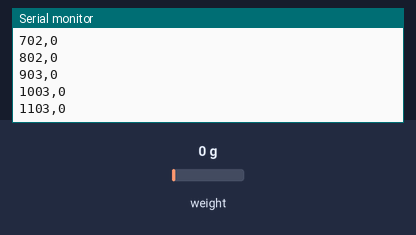
A sketch run on a simulated Arduino Uno, built with avr-gcc and run on an emulated ATmega328P. Parts: the last lines printed to the serial monitor. Inputs (shaded band) come from the test bench; at power-on: weight on the scale 0 g.

Above: at 1.2 s.
1.3 s: weight on the scale set to 100 g
At 1.32 s:
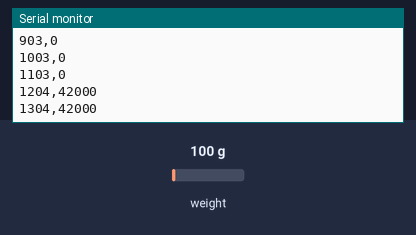
2.8 s: weight on the scale set to 1250 g
At 2.83 s:
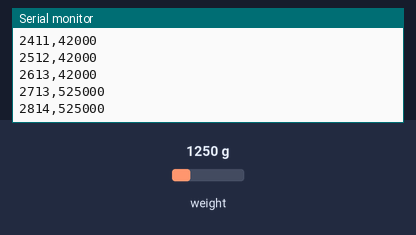
Timing chart, 0 to 5.8 s (numbered marks = the images above; inputs shaded):
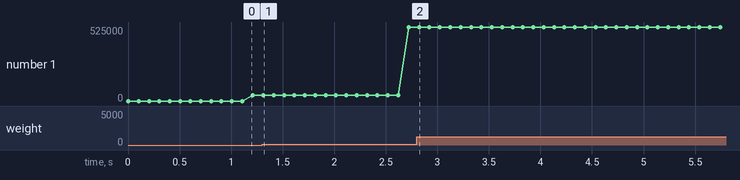

The sketch:

loadcell_adc_sketch.ino
```cpp
#include "HX711.h"

HX711 scale;
const int dtPin = 3;
const int sckPin = 2;

void setup() {
  Serial.begin(9600);
  scale.begin(dtPin, sckPin);
}
void loop() {
  if (scale.is_ready()) {
    Serial.print(millis());
    Serial.print(",");
    Serial.println(scale.read()); // Đọc trực tiếp 24-bit thô
  }
}
```

Measured:
- after the input at 1.3 s, the serial monitor: prints a new line at once (image 1)
- plotted number 1: 42000 → 525000 after the input at 1.3 s
